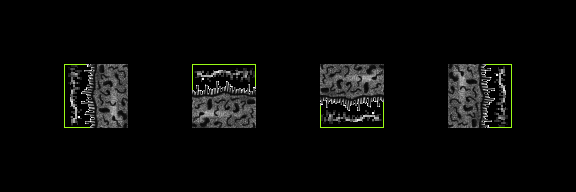

Tiled map render using the project's own tile images. Description and the map definition, with tile-layer contents summarised, below:
An orthogonal 9x3 tile map with 64x64 px tiles, 3 tile layers (regions, input_Tiles, output10_Decorations), 10 hidden layers not drawn, 2 tilesets.

<map version="1.0" orientation="orthogonal" renderorder="right-up" width="9" height="3" tilewidth="64" tileheight="64" nextobjectid="1">
 <properties>
  <property name="AutomappingRadius" value="3" />
  <property name="NoOverlappingRules" value="True" />
 </properties>
 <tileset firstgid="1" source="Tiles.tsx" />
 <tileset firstgid="51" source="Decorations.tsx" />
 <layer name="regions" width="9" height="3">
  <data>[27 cells, 4 non-empty, 1 distinct tile ids]</data>
 </layer>
 <layer name="input_Tiles" width="9" height="3">
  <data>[27 cells, 4 non-empty, 4 distinct tile ids]</data>
 </layer>
 <layer name="output1_Decorations" width="9" height="3" visible="0">
  <data>[27 cells, 0 non-empty, 0 distinct tile ids]</data>
 </layer>
 <layer name="output2_Decorations" width="9" height="3" visible="0">
  <data>[27 cells, 0 non-empty, 0 distinct tile ids]</data>
 </layer>
 <layer name="output3_Decorations" width="9" height="3" visible="0">
  <data>[27 cells, 0 non-empty, 0 distinct tile ids]</data>
 </layer>
 <layer name="output4_Decorations" width="9" height="3" visible="0">
  <data>[27 cells, 0 non-empty, 0 distinct tile ids]</data>
 </layer>
 <layer name="output5_Decorations" width="9" height="3" visible="0">
  <data>[27 cells, 0 non-empty, 0 distinct tile ids]</data>
 </layer>
 <layer name="output6_Decorations" width="9" height="3" visible="0">
  <data>[27 cells, 0 non-empty, 0 distinct tile ids]</data>
 </layer>
 <layer name="output7_Decorations" width="9" height="3" visible="0">
  <data>[27 cells, 0 non-empty, 0 distinct tile ids]</data>
 </layer>
 <layer name="output8_Decorations" width="9" height="3" visible="0">
  <data>[27 cells, 0 non-empty, 0 distinct tile ids]</data>
 </layer>
 <layer name="output9_Decorations" width="9" height="3" visible="0">
  <data>[27 cells, 0 non-empty, 0 distinct tile ids]</data>
 </layer>
 <layer name="output11_Decorations" width="9" height="3" visible="0">
  <data>[27 cells, 0 non-empty, 0 distinct tile ids]</data>
 </layer>
 <layer name="output10_Decorations" width="9" height="3">
  <data>[27 cells, 4 non-empty, 4 distinct tile ids]</data>
 </layer>
</map>
